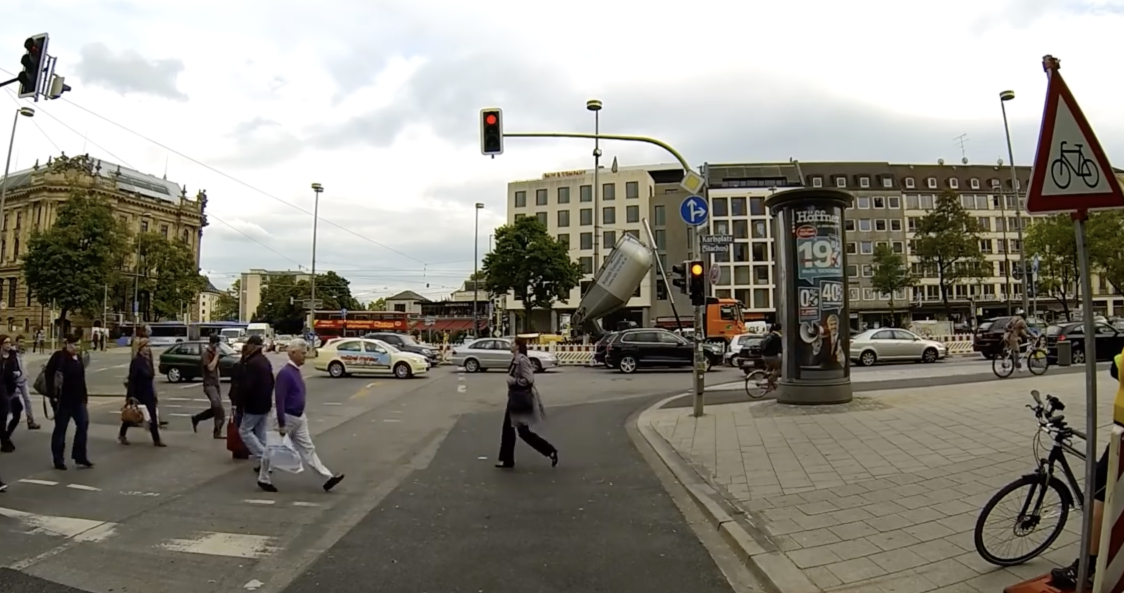
#> input picture dataset/test_images/test_10.png, 2248 x 1186 px, given in place of test_10.jpg, which was not available (shown at 1/2 size)
$ jupyter execute test_hog_extractor.ipynb
#> lines starting #> are read from the running program, lines starting #| are printed output that depends on the picture; long printed decimals are rounded; pictures that were not available may be replaced by others from this repository, and a replacement may not be noted
### tsr_hog_extractor.py
from skimage.feature import hog
from tsr_helpers import convert
import numpy as np
import cv2


class HOGExtractor:

    def __init__(self, parameters, image=None):
        """
        This method creates HOGExtractor object
        :param parameters: given parameters of HOG extractor
        :param image: image to be processed
        """

        self._color_model = parameters['color_model']
        self._ori = parameters['number_of_orientations']
        self._ppc = (parameters['pixels_per_cell'], parameters['pixels_per_cell'])
        self._cpb = (parameters['cells_per_block'], parameters['cells_per_block'])
        self._do_sqrt = parameters['do_transform_sqrt']

        self._ABC_img = None
        self._dims = (None, None, None)
        self._hogA, self._hogB, self._hogC = None, None, None
        self._hogA_img, self._hogB_img, self._hogC_img = None, None, None

        self.RGB_img = None

        self.svc_input_size = parameters['svc_input_size']

        # calculate HOG features if frame is given
        if image is not None:
            self.RGB_img = image
            self._new_frame(self.RGB_img)

    def _hog(self, channel):
        """
        This function calculates HOG of given channel
        :param channel: gray scale image or channel of color image
        :return: HOG feature descriptor array and visualisation of it
        """
        features, hog_img = hog(channel,
                                orientations=self._ori,
                                pixels_per_cell=self._ppc,
                                cells_per_block=self._cpb,
                                transform_sqrt=self._do_sqrt,
                                visualize=True,
                                feature_vector=True,
                                block_norm='L1')
        return features, hog_img

    def _new_frame(self, frame):
        """
        This function calulates HOG and its visualisation of given frame
        :param frame: new image
        """
        frame = cv2.resize(frame, (self.svc_input_size, self.svc_input_size))
        self.RGB_img = frame
        self._ABC_img = convert(frame, src_model='rgb', dest_model=self._color_model)
        self._dims = self.RGB_img.shape

        self._hogA, self._hogA_img = self._hog(self._ABC_img[:, :, 0])
        self._hogB, self._hogB_img = self._hog(self._ABC_img[:, :, 1])
        self._hogC, self._hogC_img = self._hog(self._ABC_img[:, :, 2])

    def features(self, frame=None):
        """
        This function gives back HOG features for furhter classification
        :param frame: new image (if passed)
        :return: HOG descriptor of image
        """
        if frame is not None:
            self._new_frame(frame)

        # perform normalisation 0:1 of histogram
        stacked_features = np.hstack((self._hogA.ravel(), self._hogB.ravel(), self._hogC.ravel()))
        if np.amax(stacked_features) > 0:
            stacked_features = stacked_features / np.amax(stacked_features)

        return stacked_features

    def visualize(self):
        """
        This function gives back calculates HOG for visualisation
        :return: rgb image and visualisation of HOG for each channel
        """
        return self.RGB_img, self._hogA_img, self._hogB_img, self._hogC_img

'''
get_hog_parameters = {
    'color_model': 'hsv',  # hls, hsv, yuv, ycrcb
    'svc_input_size': 64,  #
    'number_of_orientations': 11,  # 6 - 12
    'pixels_per_cell': 16,  # 8, 16
    'cells_per_block': 2,  # 1, 2
    'do_transform_sqrt': True,
}

my_image = cv2.imread("/Users/michal/PycharmProjects/HOG_TSR/dataset/test_images/test_5.jpg")
he = HOGExtractor(get_hog_parameters)
print(he.features())
'''

### tsr_helpers.py
import cv2
from termcolor import colored
import datetime
import numpy as np
import matplotlib.pyplot as plt
from sklearn.model_selection import learning_curve


def convert(frame, src_model="rgb", dest_model="hls"):
    """
    This function converts colorspace of image
    :param frame: frame of video or just image
    :param src_model: source color space model
    :param dest_model: destination color space model
    :return: converted image
    """
    if src_model == "rgb" and dest_model == "hsv":
        frame = cv2.cvtColor(frame, cv2.COLOR_RGB2HSV)
    elif src_model == "rgb" and dest_model == "hls":
        frame = cv2.cvtColor(frame, cv2.COLOR_RGB2HLS)
    elif src_model == "rgb" and dest_model == "yuv":
        frame = cv2.cvtColor(frame, cv2.COLOR_RGB2YUV)
    elif src_model == "rgb" and dest_model == "ycrcb":
        frame = cv2.cvtColor(frame, cv2.COLOR_RGB2YCR_CB)
    elif src_model == "hsv" and dest_model == "rgb":
        frame = cv2.cvtColor(frame, cv2.COLOR_HSV2RGB)
    elif src_model == "hls" and dest_model == "rgb":
        frame = cv2.cvtColor(frame, cv2.COLOR_HLS2RGB)
    elif src_model == "yuv" and dest_model == "yuv":
        frame = cv2.cvtColor(frame, cv2.COLOR_YUV2RGB)
    elif src_model == "ycrcb" and dest_model == "ycrcb":
        frame = cv2.cvtColor(frame, cv2.COLOR_YCR_CB2RGB)
    else:
        raise Exception('ERROR:', 'src_model or dest_model not implemented')

    return frame


def show_images(imgs, per_row=3, per_col=2, W=10, H=5, tdpi=80):
    """
    This function plots images. It is used in printing HOG features visualisation
    :param imgs: array of images
    :param per_row: num of images per row
    :param per_col: num of images per column
    :param W: width of image
    :param H: height of image
    :param tdpi: dpi of image
    """
    fig, ax = plt.subplots(per_col, per_row, figsize=(W, H), dpi=tdpi)
    ax = ax.ravel()

    for i in range(len(imgs)):
        img = imgs[i]
        ax[i].imshow(img)

    for i in range(per_row * per_col):
        ax[i].axis('off')
    plt.show()


def print_executed():
    """
    This method prints time of execution of block
    :return: string with execution time
    """
    now = datetime.datetime.now()
    time = str(now.hour)+":"+str(now.minute)+":"+str(now.second)
    print("\n", colored("EXECUTED BLOCK AT "+time, 'green'))


# [81 lines left out: function plot_learning_curve, not called in this run]


def get_hog_parameters():
    """
    This method returns global parameters for HOG descriptor
    :return: parameters of HOG descriptor
    """
    return {
        'color_model': 'hsv',  # hls, hsv, yuv, ycrcb
        'svc_input_size': 40,
        'number_of_orientations': 10,  # 6 - 12
        'pixels_per_cell': 8,
        'cells_per_block': 5,
        'do_transform_sqrt': True
    }

### test_hog_extractor.ipynb
[cell 1]
import cv2
from tsr_helpers import show_images, print_executed
from tsr_hog_extractor import HOGExtractor
from tsr_helpers import get_hog_parameters

print_executed()

[cell 2]
#start_frame = cv2.imread('./dataset/positive/00038/00008_00014.ppm')
start_frame = cv2.imread('dataset/test_images/test_10.jpg')
#> start_frame is the input picture: shape (1186, 2248, 3); mean B, G, R 126.8, 136.4, 139.7
extractor = HOGExtractor(get_hog_parameters(), start_frame)
#> in __init__, `self._color_model = parameters['color_model']`: self._color_model = 'hsv'
#> in __init__, `self._ori = parameters['number_of_orientations']`: self._ori = 10
#> in __init__, `self._ppc = (parameters['pixels_per_cell'], parameters['pixels_per_cel..`: self._ppc = (8, 8)
#> in __init__, `self._cpb = (parameters['cells_per_block'], parameters['cells_per_bloc..`: self._cpb = (5, 5)
#> in __init__, `self._do_sqrt = parameters['do_transform_sqrt']`: self._do_sqrt = True
#> in __init__, `self.svc_input_size = parameters['svc_input_size']`: self.svc_input_size = 40
#> in _new_frame, `frame = cv2.resize(frame, (self.svc_input_size, self.svc_input_size))`:
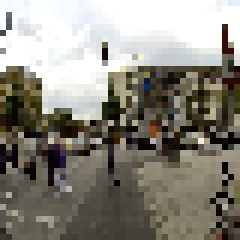
#> frame: shape (40, 40, 3) (shown 6 times larger); mean of channels 0, 1, 2 126.8, 136.2, 139.4; drawn as B, G, R
#> in convert, `frame = cv2.cvtColor(frame, cv2.COLOR_RGB2HSV)`: frame: shape (40, 40, 3); mean H, S, V 75.7, 53.1, 140.8
#> in _hog, `features, hog_img = hog(channel, orientations=self._ori, pixels_per_ce..`:
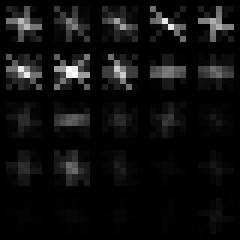
#> hog_img: shape (40, 40) float64 (shown 6 times larger); min 0, max 3.32, mean 0.191; drawn with min black and max white
#> in _hog, `features, hog_img = hog(channel, orientations=self._ori, pixels_per_ce..`: features = 250 values, max 0.0404 at index 65, min 0 at index 30, mean 0.004
#> in _hog, `features, hog_img = hog(channel, orientations=self._ori, pixels_per_ce..`:
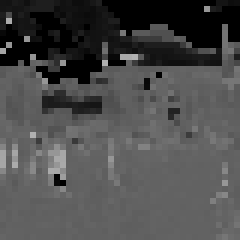
#> channel: shape (40, 40) (shown 6 times larger); min 0, max 176, mean 75.7
#> in _new_frame, `self._hogA, self._hogA_img = self._hog(self._ABC_img[:, :, 0])`: self._hogA has the same summary as features in _hog
#> in _hog (call 2), `features, hog_img = hog(channel, orientations=self._ori, pixels_per_ce..`:
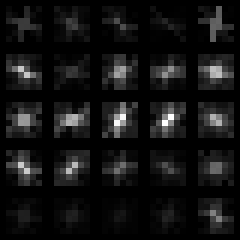
#> hog_img: shape (40, 40) float64 (shown 6 times larger); min 0, max 4.25, mean 0.318; drawn with min black and max white
#> in _hog (call 2), `features, hog_img = hog(channel, orientations=self._ori, pixels_per_ce..`: features = 250 values, max 0.0222 at index 120, min 0 at index 8, mean 0.004
#> in _hog (call 2), `features, hog_img = hog(channel, orientations=self._ori, pixels_per_ce..`:
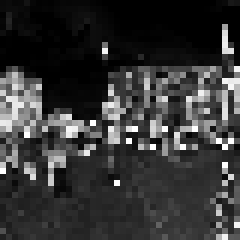
#> channel: shape (40, 40) (shown 6 times larger); min 0, max 255, mean 53.1
#> in _new_frame, `self._hogB, self._hogB_img = self._hog(self._ABC_img[:, :, 1])`: self._hogB has the same summary as features in _hog
#> in _hog (call 3), `features, hog_img = hog(channel, orientations=self._ori, pixels_per_ce..`:
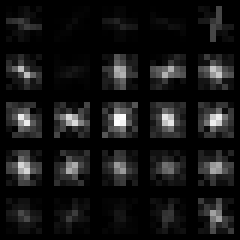
#> hog_img: shape (40, 40) float64 (shown 6 times larger); min 0, max 3.16, mean 0.273; drawn with min black and max white
#> in _hog (call 3), `features, hog_img = hog(channel, orientations=self._ori, pixels_per_ce..`: features = 250 values, max 0.0148 at index 122, min 0 at index 18, mean 0.004
#> in _hog (call 3), `features, hog_img = hog(channel, orientations=self._ori, pixels_per_ce..`:
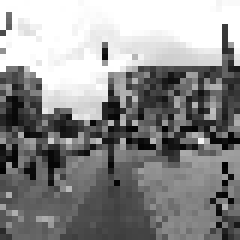
#> channel: shape (40, 40) (shown 6 times larger); min 1, max 255, mean 140.8
#> in _new_frame, `self._hogC, self._hogC_img = self._hog(self._ABC_img[:, :, 2])`: self._hogC has the same summary as features in _hog

f = extractor.features()
#> in features, `stacked_features = np.hstack((self._hogA.ravel(), self._hogB.ravel(), ..`: stacked_features = 750 values, max 0.0404 at index 65, min 0 at index 30, mean 0.004
#> in features, `stacked_features = stacked_features / np.amax(stacked_features)`: stacked_features = 750 values, max 1 at index 65, min 0 at index 30, mean 0.099
#> f has the same summary as stacked_features in features
print("feature shape:", f.shape)
#| feature shape: (750,)

rgb_img, a_img, b_img, c_img = extractor.visualize()
show_images([rgb_img, a_img, b_img, c_img], per_row=4, per_col=1, W=20, H=4)
#> the loop in show_images, `for i in range(len(imgs)):` made 4 passes
print(f[0:5])
#| [0.52 0.08132 0.007029 0.005027 0.226]
print_executed()

$ run again, with dataset/test_images/test_11.png copied over dataset/test_images/test_10.png
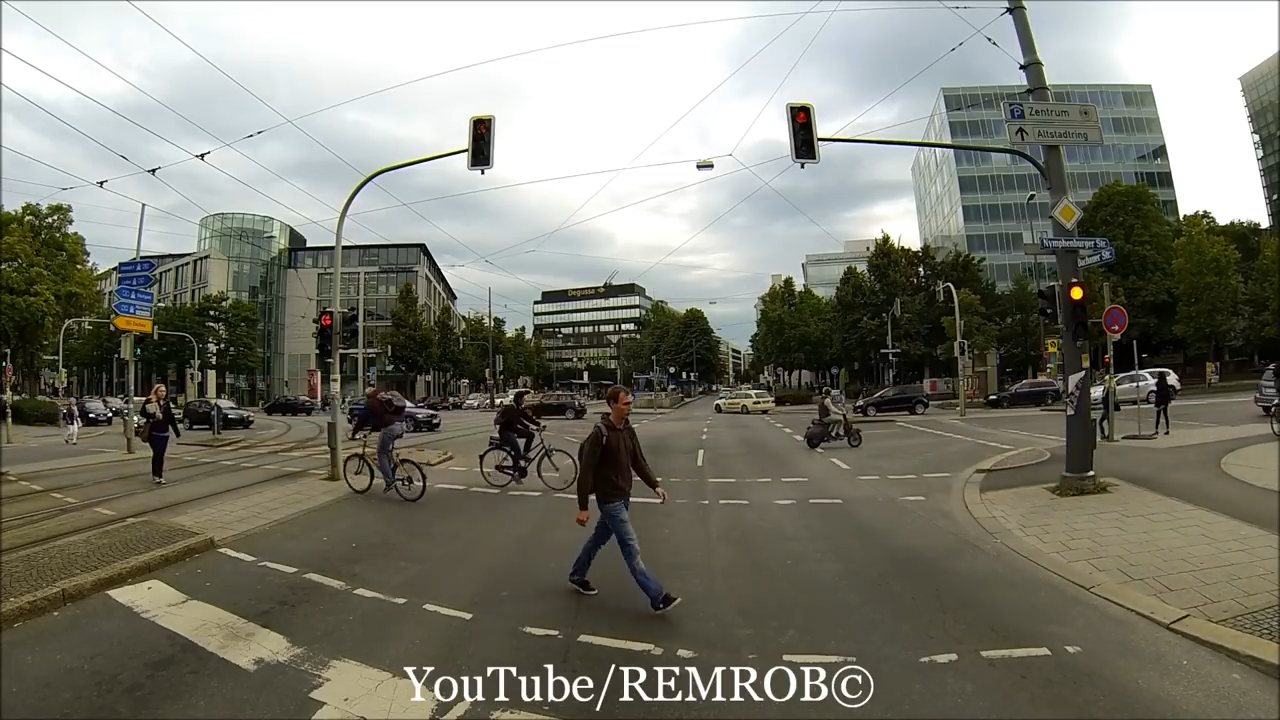
#> input picture dataset/test_images/test_11.png, 1280 x 720 px, given in place of test_10.jpg, which was not available
#> start_frame is the input picture: shape (720, 1280, 3); mean B, G, R 113.8, 125.2, 125.6
#> self._color_model = 'hsv'
#> self._ori = 10
#> self._ppc = (8, 8)
#> self._cpb = (5, 5)
#> self._do_sqrt = True
#> self.svc_input_size = 40
#> features = 250 values, max 0.0453 at index 40, min 0 at index 8, mean 0.004
#> self._hogA has the same summary as features in _hog
#> self._hogB = 250 values, max 0.0286 at index 107, min 0 at index 9, mean 0.004
#> in _hog (call 3), `features, hog_img = hog(channel, orientations=self._ori, pixels_per_ce..`:
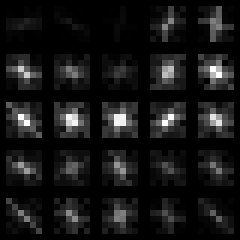
#> hog_img: shape (40, 40) float64 (shown 6 times larger); min 0, max 2.85, mean 0.245; drawn with min black and max white
#> features = 250 values, max 0.0161 at index 107, min 0 at index 19, mean 0.004
#> in _hog (call 3), `features, hog_img = hog(channel, orientations=self._ori, pixels_per_ce..`:
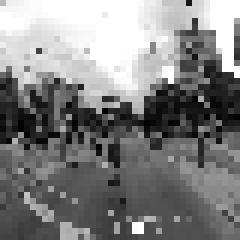
#> channel: shape (40, 40) (shown 6 times larger); min 3, max 255, mean 130
#> self._hogC has the same summary as features in _hog
#> in features, `stacked_features = np.hstack((self._hogA.ravel(), self._hogB.ravel(), ..`: stacked_features = 750 values, max 0.0453 at index 40, min 0 at index 8, mean 0.004
#> in features, `stacked_features = stacked_features / np.amax(stacked_features)`: stacked_features = 750 values, max 1 at index 40, min 0 at index 8, mean 0.0883
#> f has the same summary as stacked_features in features
#| feature shape: (750,)
#> the loop in show_images, `for i in range(len(imgs)):` made 4 passes
#| [0.1345 0.04008 0.1101 0.1025   0.07953]

$ run again, with dataset/test_images/test_12.png copied over dataset/test_images/test_10.png
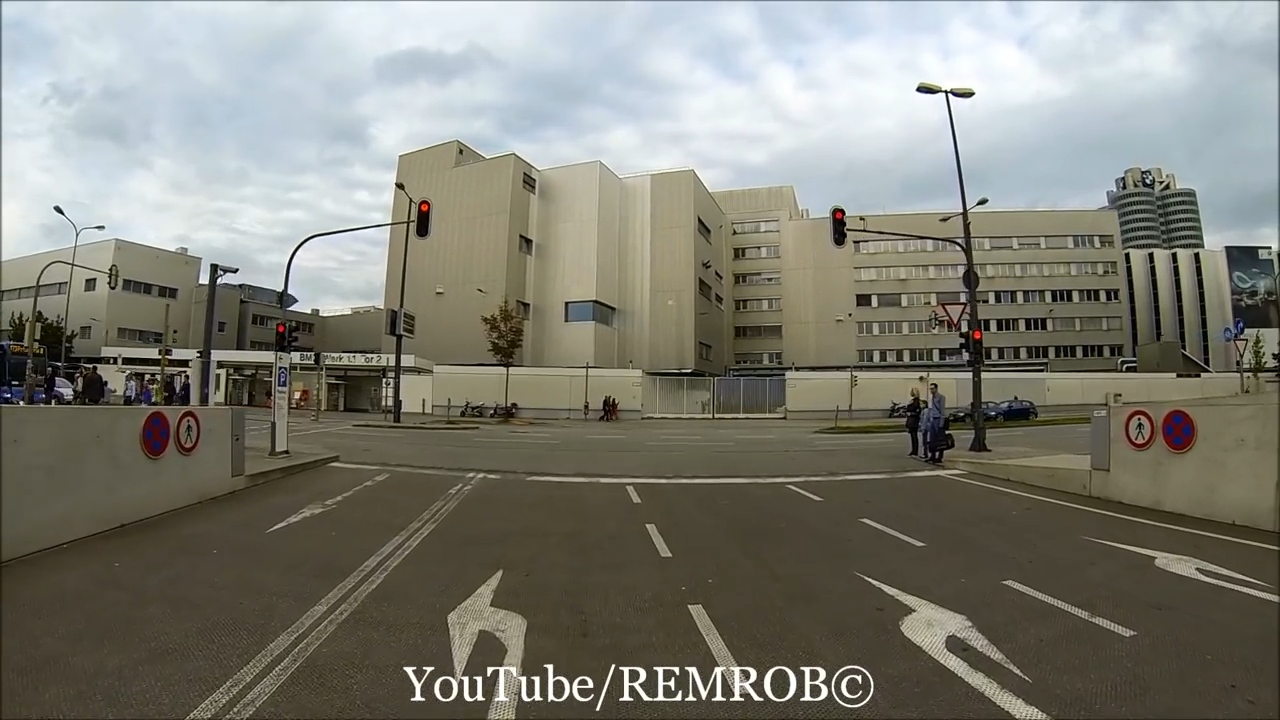
#> input picture dataset/test_images/test_12.png, 1280 x 720 px, given in place of test_10.jpg, which was not available
#> start_frame is the input picture: shape (720, 1280, 3); mean B, G, R 118.1, 127.9, 128.3
#> self._color_model = 'hsv'
#> self._ori = 10
#> self._ppc = (8, 8)
#> self._cpb = (5, 5)
#> self._do_sqrt = True
#> self.svc_input_size = 40
#> features = 250 values, max 0.0359 at index 99, min 0 at index 19, mean 0.004
#> self._hogA has the same summary as features in _hog
#> self._hogB = 250 values, max 0.0257 at index 105, min 0 at index 148, mean 0.004
#> in _hog (call 3), `features, hog_img = hog(channel, orientations=self._ori, pixels_per_ce..`:
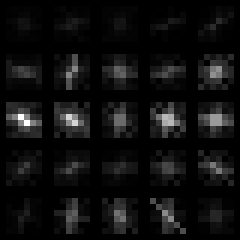
#> hog_img: shape (40, 40) float64 (shown 6 times larger); min 0, max 2.9, mean 0.172; drawn with min black and max white
#> features = 250 values, max 0.0229 at index 105, min 0 at index 16, mean 0.004
#> in _hog (call 3), `features, hog_img = hog(channel, orientations=self._ori, pixels_per_ce..`:
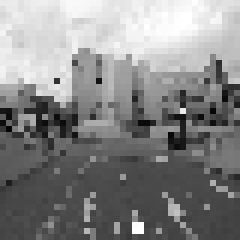
#> channel: shape (40, 40) (shown 6 times larger); min 4, max 255, mean 134.1
#> self._hogC has the same summary as features in _hog
#> in features, `stacked_features = np.hstack((self._hogA.ravel(), self._hogB.ravel(), ..`: stacked_features = 750 values, max 0.0359 at index 99, min 0 at index 19, mean 0.004
#> in features, `stacked_features = stacked_features / np.amax(stacked_features)`: stacked_features = 750 values, max 1 at index 99, min 0 at index 19, mean 0.111
#> f has the same summary as stacked_features in features
#| feature shape: (750,)
#> the loop in show_images, `for i in range(len(imgs)):` made 4 passes
#| [0.1766 0.04579 0.0492 0.05209 0.02019]

$ run again, with dataset/test_images/test_13.png copied over dataset/test_images/test_10.png
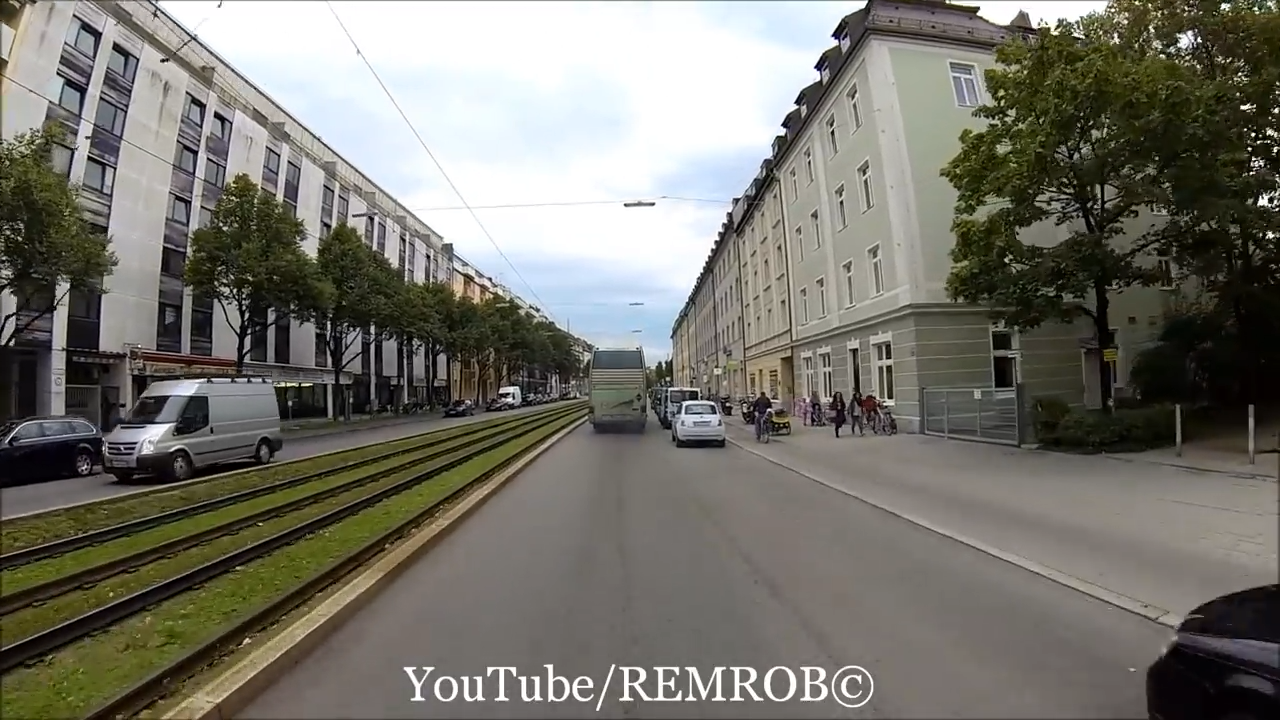
#> input picture dataset/test_images/test_13.png, 1280 x 720 px, given in place of test_10.jpg, which was not available
#> start_frame is the input picture: shape (720, 1280, 3); mean B, G, R 107.6, 116, 117.8
#> self._color_model = 'hsv'
#> self._ori = 10
#> self._ppc = (8, 8)
#> self._cpb = (5, 5)
#> self._do_sqrt = True
#> self.svc_input_size = 40
#> features = 250 values, max 0.0432 at index 15, min 0 at index 4, mean 0.004
#> self._hogA has the same summary as features in _hog
#> self._hogB = 250 values, max 0.0195 at index 155, min 0 at index 11, mean 0.004
#> features = 250 values, max 0.0215 at index 202, min 0 at index 11, mean 0.004
#> in _hog (call 3), `features, hog_img = hog(channel, orientations=self._ori, pixels_per_ce..`:
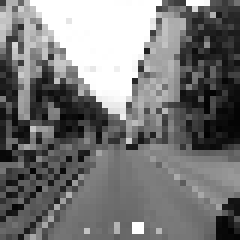
#> channel: shape (40, 40) (shown 6 times larger); min 1, max 255, mean 119.5
#> self._hogC has the same summary as features in _hog
#> in features, `stacked_features = np.hstack((self._hogA.ravel(), self._hogB.ravel(), ..`: stacked_features = 750 values, max 0.0432 at index 15, min 0 at index 4, mean 0.004
#> in features, `stacked_features = stacked_features / np.amax(stacked_features)`: stacked_features = 750 values, max 1 at index 15, min 0 at index 4, mean 0.0926
#> f has the same summary as stacked_features in features
#| feature shape: (750,)
#> the loop in show_images, `for i in range(len(imgs)):` made 4 passes
#| [0.4557 0.04149  0.1088 0.004737 0.        ]
